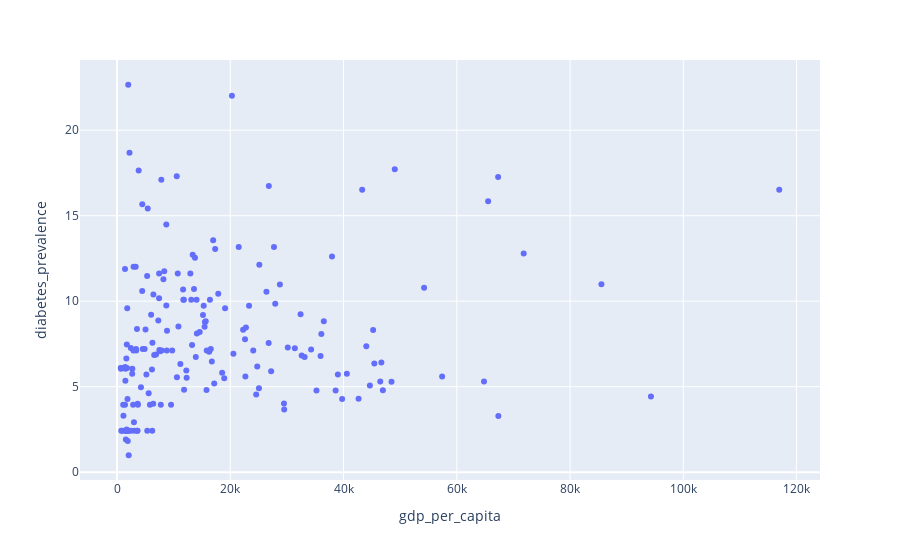

This figure's notebook cell:
### Code cell
fig = px.scatter(test_df, x="gdp_per_capita", y="diabetes_prevalence")
fig.show()

### Figure 1 — Plotly figure (JSON) as saved in the notebook; plotly's stock layout.template omitted (floating-point values rounded to 4 significant figures; data arrays with more than 128 entries replaced by an {"elided": "..."} marker saying what was removed)
{"data": [{"hovertemplate": "gdp_per_capita=%{x}<br>diabetes_prevalence=%{y}<extra></extra>", "legendgroup": "", "marker": {"color": "#636efa", "symbol": "circle"}, "mode": "markers", "name": "", "orientation": "v", "showlegend": false, "type": "scatter", "x": {"elided": "179 float values"}, "xaxis": "x", "y": {"elided": "179 float values"}, "yaxis": "y"}], "layout": {"legend": {"tracegroupgap": 0}, "margin": {"t": 60}, "xaxis": {"anchor": "y", "domain": [0, 1], "title": {"text": "gdp_per_capita"}}, "yaxis": {"anchor": "x", "domain": [0, 1], "title": {"text": "diabetes_prevalence"}}}}
